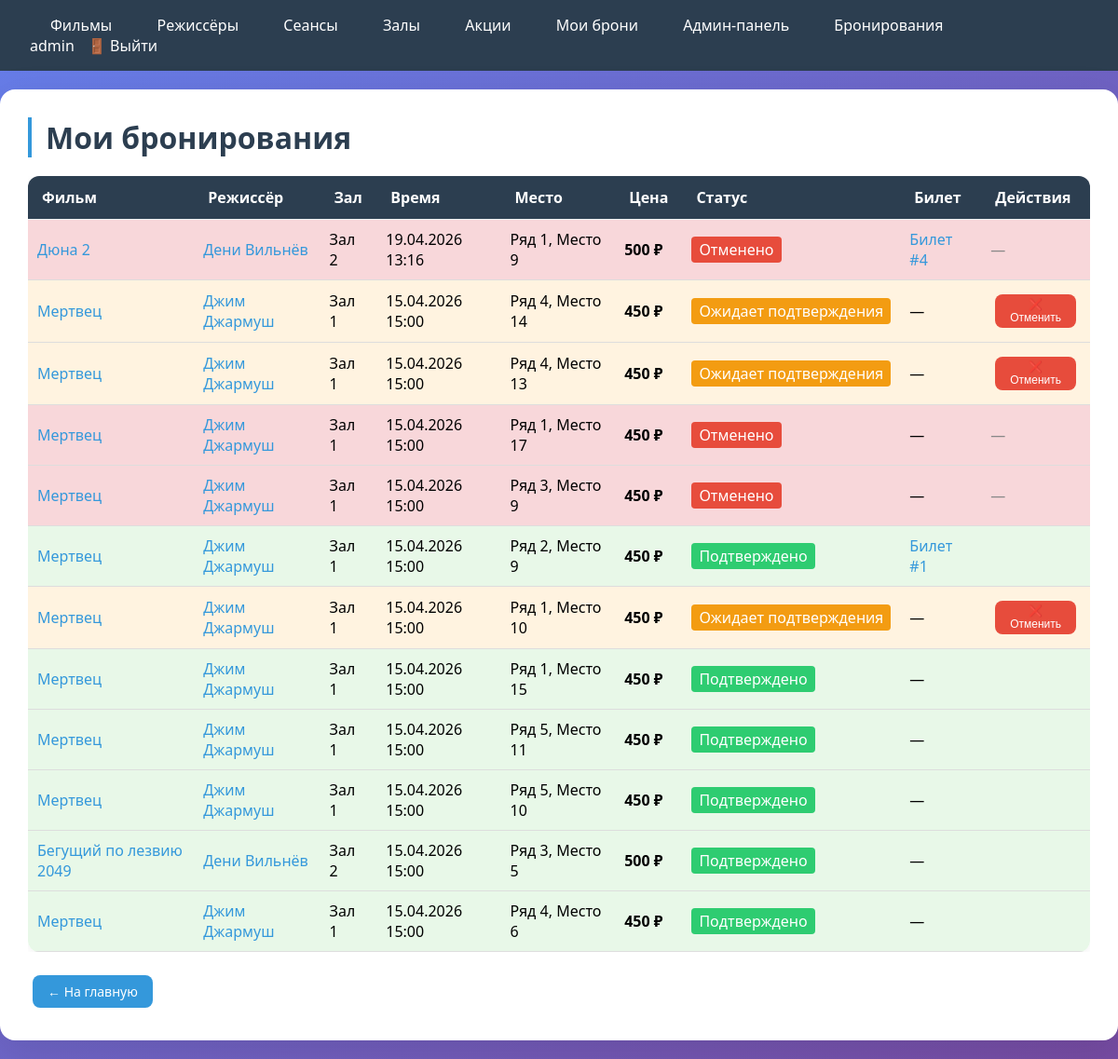
The page /my-bookings/ (signed in) on the database its author committed.
### cinema/models.py (models this page shows, shortened)
class User(AbstractUser):
    is_moderator = models.BooleanField('Модератор', default=False)
    @property
    def can_moderate(self):
        return self.is_active and (self.is_moderator or self.is_staff or self.is_superuser)
    birth_date = models.DateField('Дата рождения', null=True, blank=True)
    groups = models.ManyToManyField(
        'auth.Group',
        verbose_name='groups',
        blank=True,
        help_text='The groups this user belongs to.',
        related_name='cinema_user_set',
        related_query_name='cinema_user',
    )
    user_permissions = models.ManyToManyField(
        'auth.Permission',
        verbose_name='user permissions',
        blank=True,
        help_text='Specific permissions for this user.',
        related_name='cinema_user_set',
        related_query_name='cinema_user',
    )
    class Meta:
        verbose_name = 'Пользователь'
        verbose_name_plural = 'Пользователи'
        swappable = 'AUTH_USER_MODEL'

class Booking(models.Model):
    STATUS_CHOICES = [
        ('pending', 'Ожидает подтверждения'),
        ('confirmed', 'Подтверждено'),
        ('cancelled', 'Отменено'),
    ]
    session = models.ForeignKey(Session, on_delete=models.CASCADE, verbose_name='Сеанс', related_name='bookings')
    user = models.ForeignKey(User, on_delete=models.CASCADE, verbose_name='Пользователь', related_name='bookings')
    seat_row = models.IntegerField('Ряд')
    seat_number = models.IntegerField('Место')
    status = models.CharField('Статус', max_length=20, choices=STATUS_CHOICES, default='pending')
    created_at = models.DateTimeField('Дата бронирования', auto_now_add=True)
    price_at_booking = models.DecimalField(max_digits=8, decimal_places=2, null=True, editable=False)
    discount_applied = models.IntegerField(default=0, editable=False)
    class Meta:
        verbose_name = 'Бронирование'
        verbose_name_plural = 'Бронирования'
        constraints = [models.UniqueConstraint(
            fields=['session', 'seat_row', 'seat_number'],
            condition=models.Q(status__in=['pending', 'confirmed']),
            name='unique_active_booking_seat',
        )]

class Session(models.Model):
    movie = models.ForeignKey(Movie, on_delete=models.CASCADE, verbose_name='Фильм', related_name='sessions')
    hall = models.ForeignKey(Hall, on_delete=models.CASCADE, verbose_name='Зал', related_name='sessions')
    start_time = models.DateTimeField('Время начала')
    price = models.DecimalField('Цена', max_digits=8, decimal_places=2)
    def get_active_promotion(self):
        from django.utils import timezone
        today = timezone.now().date()
        promotions = self.movie.promotion_set.filter(
            is_active=True,
            start_date__lte=today,
            end_date__gte=today
        )
        return promotions.first() if promotions.exists() else None
    class Meta:
        verbose_name = 'Сеанс'
        verbose_name_plural = 'Сеансы'

class Movie(models.Model):
    title = models.CharField('Название', max_length=200)
    description = models.TextField('Описание')
    duration_min = models.IntegerField('Длительность (мин)')
    rating = models.FloatField('Рейтинг', default=0.0)
    poster = models.ImageField('Постер', upload_to='posters/', blank=True, null=True)
    release_year = models.IntegerField('Год выпуска')
    director = models.ForeignKey(Director, on_delete=models.SET_NULL, null=True, blank=True, verbose_name='Режиссёр',
                                 related_name='movies')
    genres = models.ManyToManyField(Genre, through='MovieGenre', verbose_name='Жанры')
    class Meta:
        verbose_name = 'Фильм'
        verbose_name_plural = 'Фильмы'

class Director(models.Model):
    name = models.CharField('Имя', max_length=200)
    birth_date = models.DateField('Дата рождения', null=True, blank=True)
    birth_place = models.CharField('Место рождения', max_length=200, blank=True)
    biography = models.TextField('Биография', blank=True)
    photo = models.ImageField('Фото', upload_to='directors/', blank=True, null=True)
    class Meta:
        verbose_name = 'Режиссёр'
        verbose_name_plural = 'Режиссёры'

class Hall(models.Model):
    number = models.IntegerField('Номер зала', unique=True)
    capacity = models.IntegerField('Вместимость')
    sound_system = models.CharField('Звуковая система', max_length=100)
    class Meta:
        verbose_name = 'Кинозал'
        verbose_name_plural = 'Кинозалы'

class Ticket(models.Model):
    verification_token = models.UUIDField(default=uuid.uuid4, unique=True, editable=False)
    used_at = models.DateTimeField(null=True, blank=True, editable=False)
    booking = models.OneToOneField(Booking, on_delete=models.CASCADE, verbose_name='Бронирование', related_name='ticket')
    qr_code = models.CharField('QR-код', max_length=255, blank=True, null=True)  # Пока оставляем nullable
    purchase_date = models.DateTimeField('Дата покупки', auto_now_add=True)
    class Meta:
        verbose_name = 'Билет'
        verbose_name_plural = 'Билеты'

### cinema/views.py (the view)
# urls.py: path('my-bookings/', views.my_bookings, name='my_bookings'),
@login_required
def my_bookings(request):
    bookings = Booking.objects.filter(user=request.user).select_related(
        'session', 'session__movie', 'session__hall'
    ).order_by('-created_at')
    return render(request, 'cinema/my_bookings.html', {'bookings': bookings})

### cinema/templates/cinema/my_bookings.html (shortened to what this page needs)
{% extends 'cinema/base.html' %}
{% block content %}
<h1>Мои бронирования</h1>
{% if bookings %}
    <table style="width: 100%; border-collapse: collapse;">
        <thead>
            <tr>
                <th>Фильм</th>
                <th>Режиссёр</th>
                <th>Зал</th>
                <th>Время</th>
                <th>Место</th>
                <th>Цена</th>
                <th>Статус</th>
                <th>Билет</th>
                <th>Действия</th>
            </tr>
        </thead>
        <tbody>
            {% for booking in bookings %}
            <tr style="{% if booking.status == 'pending' %}background: #fff3e0;{% elif booking.status == 'cancelled' %}background: #f8d7da;{% elif booking.status == 'confirmed' %}background: #e8f8e8;{% endif %}">
                <td style="padding: 10px; border-bottom: 1px solid #ddd;">
                    {% if booking.session %}
                        <a href="{% url 'movie_detail' booking.session.movie.id %}">{{ booking.session.movie.title }}</a>
                    {% else %}
                        <span style="color: #888;">Сеанс удалён</span>
                    {% endif %}
                <td style="padding: 10px; border-bottom: 1px solid #ddd;">
                    {% if booking.session and booking.session.movie.director %}
                        <a href="{% url 'director_detail' booking.session.movie.director.id %}">{{ booking.session.movie.director.name }}</a>
                    {% else %}
                        —
                    {% endif %}
                <td style="padding: 10px; border-bottom: 1px solid #ddd;">
                    {% if booking.session %}
                        Зал {{ booking.session.hall.number }}
                    {% else %}
                        —
                    {% endif %}
                <td style="padding: 10px; border-bottom: 1px solid #ddd;">
                    {% if booking.session %}
                        {{ booking.session.start_time|date:"d.m.Y H:i" }}
                    {% else %}
                        —
                    {% endif %}
                <td style="padding: 10px; border-bottom: 1px solid #ddd;">Ряд {{ booking.seat_row }}, Место {{ booking.seat_number }}</a>
                <td style="padding: 10px; border-bottom: 1px solid #ddd;">
                    {% if booking.price_at_booking %}
                        {% if booking.discount_applied > 0 %}
                            <span style="text-decoration: line-through; color: #888;">{{ booking.session.price|floatformat:0 }} ₽</span>
                            <strong style="color: #2ecc71;">{{ booking.price_at_booking|floatformat:0 }} ₽</strong>
                            <span style="background: #f39c12; color: white; padding: 2px 6px; border-radius: 4px; font-size: 10px;">-{{ booking.discount_applied }}%</span>
                        {% else %}
                            <strong>{{ booking.price_at_booking|floatformat:0 }} ₽</strong>
                        {% endif %}
                    {% else %}
                        {% if booking.session %}
                            {% with promotion=booking.session.get_active_promotion %}
                                {% if promotion %}
                                    <span style="text-decoration: line-through; color: #888;">{{ booking.session.price|floatformat:0 }} ₽</span>
                                    <strong style="color: #2ecc71;">{{ booking.session.get_discounted_price|floatformat:0 }} ₽</strong>
                                    <span style="background: #f39c12; color: white; padding: 2px 6px; border-radius: 4px; font-size: 10px;">-{{ promotion.discount_percent }}%</span>
                                {% else %}
                                    <strong>{{ booking.session.price|floatformat:0 }} ₽</strong>
                                {% endif %}
                            {% endwith %}
                        {% else %}
                            —
                        {% endif %}
                    {% endif %}
                <td style="padding: 10px; border-bottom: 1px solid #ddd;">
                    {% if booking.status == 'pending' %}
                        <span style="background: #f39c12; color: white; padding: 3px 8px; border-radius: 4px; display: inline-block; white-space: nowrap; vertical-align: middle; line-height: 1.4;">Ожидает подтверждения</span>
                    {% elif booking.status == 'confirmed' %}
                        <span style="background: #2ecc71; color: white; padding: 3px 8px; border-radius: 4px; display: inline-block; white-space: nowrap; vertical-align: middle; line-height: 1.4;">Подтверждено</span>
                    {% else %}
                        <span style="background: #e74c3c; color: white; padding: 3px 8px; border-radius: 4px; display: inline-block; white-space: nowrap; vertical-align: middle; line-height: 1.4;">Отменено</span>
                    {% endif %}
                <td style="padding: 10px; border-bottom: 1px solid #ddd;">
                    {% if booking.ticket %}
                         <a href="{% url 'ticket_detail' booking.ticket.id %}">Билет #{{ booking.ticket.id }}</a>
                    {% else %}
                        —
                    {% endif %}
                <td style="padding: 10px; border-bottom: 1px solid #ddd;">
                    {% if booking.status == 'pending' and booking.session %}
                        <form method="post" action="{% url 'cancel_booking' booking.id %}" style="display: inline;">
                            <button type="submit" class="btn btn-danger" style="padding: 4px 8px; font-size: 12px;" onclick="return confirm('Отменить бронирование?')">❌ Отменить</button>
                        </form>
                    {% elif booking.status == 'cancelled' %}
                        <span style="color: #888;">—</span>
                    {% endif %}
            </tr>
            {% endfor %}
        </tbody>
    </table>
{% endif %}
<div style="margin-top: 20px;">
    <a href="{% url 'movie_list' %}" class="btn">← На главную</a>
</div>
{% endblock %}

### cinema/templates/cinema/base.html (shortened to what this page needs)
{% load static %}
<!DOCTYPE html>
<html lang="ru">
<head>
    <link rel="stylesheet" href="{% static 'cinema/style.css' %}">
</head>
<body>
    <nav>
        <div>
            <a href="{% url 'movie_list' %}"> Фильмы</a>
            <a href="{% url 'director_list' %}"> Режиссёры</a>
            <a href="{% url 'session_list' %}"> Сеансы</a>
            <a href="{% url 'hall_list' %}"> Залы</a>
            <a href="{% url 'promotion_list' %}"> Акции</a>
            {% if user.is_authenticated %}
                <a href="{% url 'my_bookings' %}"> Мои брони</a>
            {% endif %}
            {% if user.is_staff %}
                <a href="{% url 'admin_panel' %}"> Админ-панель</a>
            {% endif %}
            {% if user.can_moderate %}
            <a href="{% url 'admin_bookings' %}"> Бронирования</a>
            {% endif %}
        </div>
        <div>
            {% if user.is_authenticated %}
                <span>{{ user.username }}</span>
                <form method="post" action="{% url 'logout' %}" style="display: inline;">
                    <button type="submit">🚪 Выйти</button>
                </form>
            {% else %}
                <a href="{% url 'login' %}"> Вход</a>
                <a href="{% url 'register' %}"> Регистрация</a>
            {% endif %}
        </div>
    </nav>
    <div class="container">
        {% block content %}{% endblock %}
    </div>
</body>
</html>

### cinema/static/cinema/style.css (style rules this page uses)
* { margin: 0; padding: 0; box-sizing: border-box; }
body { font-family: Arial, sans-serif; background: #f5f5f5; }
nav { background: #2c3e50; color: white; padding: 1rem 2rem; display: flex; justify-content: space-between; align-items: center; flex-wrap: wrap; }
nav a { color: white; text-decoration: none; margin: 0 10px; }
nav button { background: none; border: none; color: white; cursor: pointer; font: inherit; margin: 0 10px; }
.container { max-width: 1200px; margin: 20px auto; padding: 20px; background: white; border-radius: 8px; box-shadow: 0 0 10px rgba(0, 0, 0, 0.1); }
h1 { margin-bottom: 20px; color: #2c3e50; }
table { width: 100%; border-collapse: collapse; margin: 20px 0; }
th, td { padding: 12px; text-align: left; border-bottom: 1px solid #ddd; }
th { background: #2c3e50; color: white; }
.btn { display: inline-block; padding: 8px 16px; background: #3498db; color: white; text-decoration: none; border-radius: 4px; margin: 5px; border: none; cursor: pointer; font-size: 14px; }
.btn-danger { background: #e74c3c; }
a { text-decoration: none !important; }
.btn { text-decoration: none !important; }
body { font-family: 'Segoe UI', Tahoma, Geneva, Verdana, sans-serif; background: linear-gradient(135deg, #667eea 0%, #764ba2 100%); min-height: 100vh; }
a { text-decoration: none; color: #3498db; transition: all 0.3s ease; position: relative; }
nav a { color: white; font-weight: 500; padding: 8px 12px; border-radius: 8px; transition: all 0.3s ease; }
.container { max-width: 1200px; margin: 20px auto; padding: 30px; background: white; border-radius: 16px; box-shadow: 0 10px 40px rgba(0, 0, 0, 0.1); }
h1 { font-size: 2rem; color: #2c3e50; margin-bottom: 20px; border-left: 4px solid #3498db; padding-left: 15px; }
table { width: 100%; border-collapse: collapse; margin: 20px 0; border-radius: 12px; overflow: hidden; box-shadow: 0 2px 10px rgba(0, 0, 0, 0.05); }
th, td { padding: 12px 15px; text-align: left; border-bottom: 1px solid #ecf0f1; }
th { background: #2c3e50; color: white; font-weight: 600; }
.btn { display: inline-block; padding: 8px 16px; border-radius: 8px; font-size: 14px; font-weight: 500; text-align: center; cursor: pointer; transition: all 0.3s ease; border: none; background: #3498db; color: white; }
.table-scroll table { margin:0; min-width:640px; }

### rows shown on the page
User: username "admin"
Booking: session.movie "Дюна 2", session.movie.director.name "Дени Вильнёв", session.hall.number "2", session.start_time "19.04.2026 13:16", seat_row "1", seat_number "9", session.price "500", status "Отменено", ticket.id "4"
Booking: session.movie "Мертвец", session.movie.director.name "Джим Джармуш", session.hall.number "1", session.start_time "15.04.2026 15:00", seat_row "4", seat_number "14", session.price "450", status "Ожидает подтверждения"
Booking: session.movie "Мертвец", session.movie.director.name "Джим Джармуш", session.hall.number "1", session.start_time "15.04.2026 15:00", seat_row "4", seat_number "13", session.price "450", status "Ожидает подтверждения"
Booking: session.movie "Мертвец", session.movie.director.name "Джим Джармуш", session.hall.number "1", session.start_time "15.04.2026 15:00", seat_row "1", seat_number "17", session.price "450", status "Отменено"
Booking: session.movie "Мертвец", session.movie.director.name "Джим Джармуш", session.hall.number "1", session.start_time "15.04.2026 15:00", seat_row "3", seat_number "9", session.price "450", status "Отменено"
Booking: session.movie "Мертвец", session.movie.director.name "Джим Джармуш", session.hall.number "1", session.start_time "15.04.2026 15:00", seat_row "2", seat_number "9", session.price "450", status "Подтверждено", ticket.id "1"
Booking: session.movie "Мертвец", session.movie.director.name "Джим Джармуш", session.hall.number "1", session.start_time "15.04.2026 15:00", seat_row "1", seat_number "10", session.price "450", status "Ожидает подтверждения"
Booking: session.movie "Мертвец", session.movie.director.name "Джим Джармуш", session.hall.number "1", session.start_time "15.04.2026 15:00", seat_row "1", seat_number "15", session.price "450", status "Подтверждено"
Booking: session.movie "Мертвец", session.movie.director.name "Джим Джармуш", session.hall.number "1", session.start_time "15.04.2026 15:00", seat_row "5", seat_number "11", session.price "450", status "Подтверждено"
Booking: session.movie "Мертвец", session.movie.director.name "Джим Джармуш", session.hall.number "1", session.start_time "15.04.2026 15:00", seat_row "5", seat_number "10", session.price "450", status "Подтверждено"
Booking: session.movie "Бегущий по лезвию 2049", session.movie.director.name "Дени Вильнёв", session.hall.number "2", session.start_time "15.04.2026 15:00", seat_row "3", seat_number "5", session.price "500", status "Подтверждено"
Booking: session.movie "Мертвец", session.movie.director.name "Джим Джармуш", session.hall.number "1", session.start_time "15.04.2026 15:00", seat_row "4", seat_number "6", session.price "450", status "Подтверждено"
